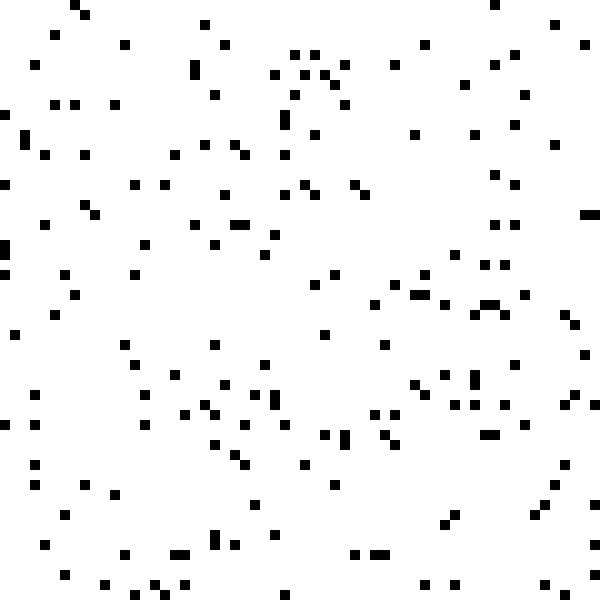
Frame 1 (no input)
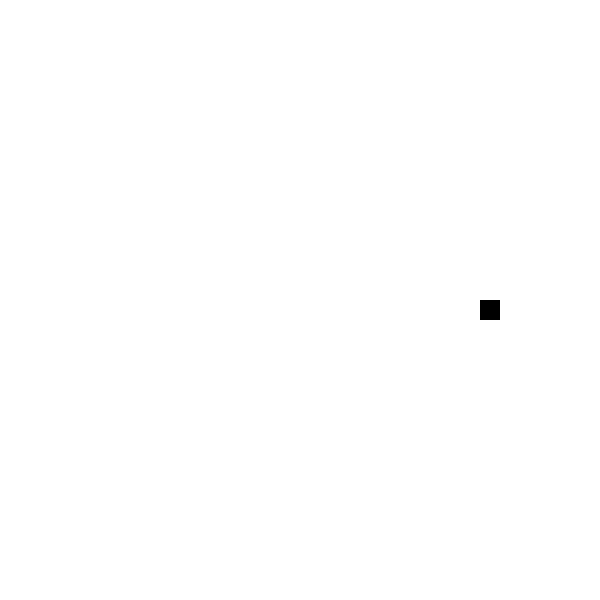
Frame 60 (the mouse pressed at the canvas centre just before this capture)
Frame 120 (the mouse held since frame 60 and released just before this capture): identical to frame 60, image omitted

The Processing sketch that drew these frames (run headless with seeded random() and noise(); from frame 60 on, the mouse is pressed at the canvas centre):

// Processing sketch: weird_conways_gof
// ── weird_conways_gof.pde
float cellSize = 10;

int[][] cells;
int[][] newCells;

float interval = 100;
float currentTime = 0;

void setup(){
  size(600, 600);
  noStroke();
  cells = new int[(int)(width / cellSize)][int(height / cellSize)];
  newCells = new int[(int)(width / cellSize)][int(height / cellSize)];
  reset();
}

void draw(){
  background(0,255,0);
  for(int i = 0; i < (width / cellSize); i++){
    for(int j = 0; j < (height / cellSize); j++){
      fill((1-cells[i][j])*255);
      rect((i)*cellSize,(j)*cellSize,cellSize,cellSize);
    }
  }
  
  if (millis()-currentTime>interval) {
    iteration();
    currentTime = millis();
  }
}

void iteration(){
  for(int i = 1; i < (width / cellSize)-1; i++){
    for(int j = 1; j < (height / cellSize)-1; j++){
      int sommeCells = cells[i-1][j-1] + cells[i][j-1] + cells[i+1][j-1] + cells[i-1][j] + cells[i+1][j] + cells[i-1][j+1] + cells[i][j+1] + cells[i+1][j+1];
      newCells[i][j] = cells[i][j];
      if((sommeCells < 2 || sommeCells > 3) && cells[i][j] == 1){
        newCells[i][j] = 0;
      }
      if(sommeCells == 3 && cells[i][j] == 0){
        newCells[i][j] = 1;
      }
    }
  }
  cells = newCells;
}

void reset(){
  for(int i = 0; i < (width / cellSize); i++){
    for(int j = 0; j < (height / cellSize); j++){
      if(random(100) > 5){
        cells[i][j] = 0;
      }else{
        cells[i][j] = 1;
      }
    }
  }
}
